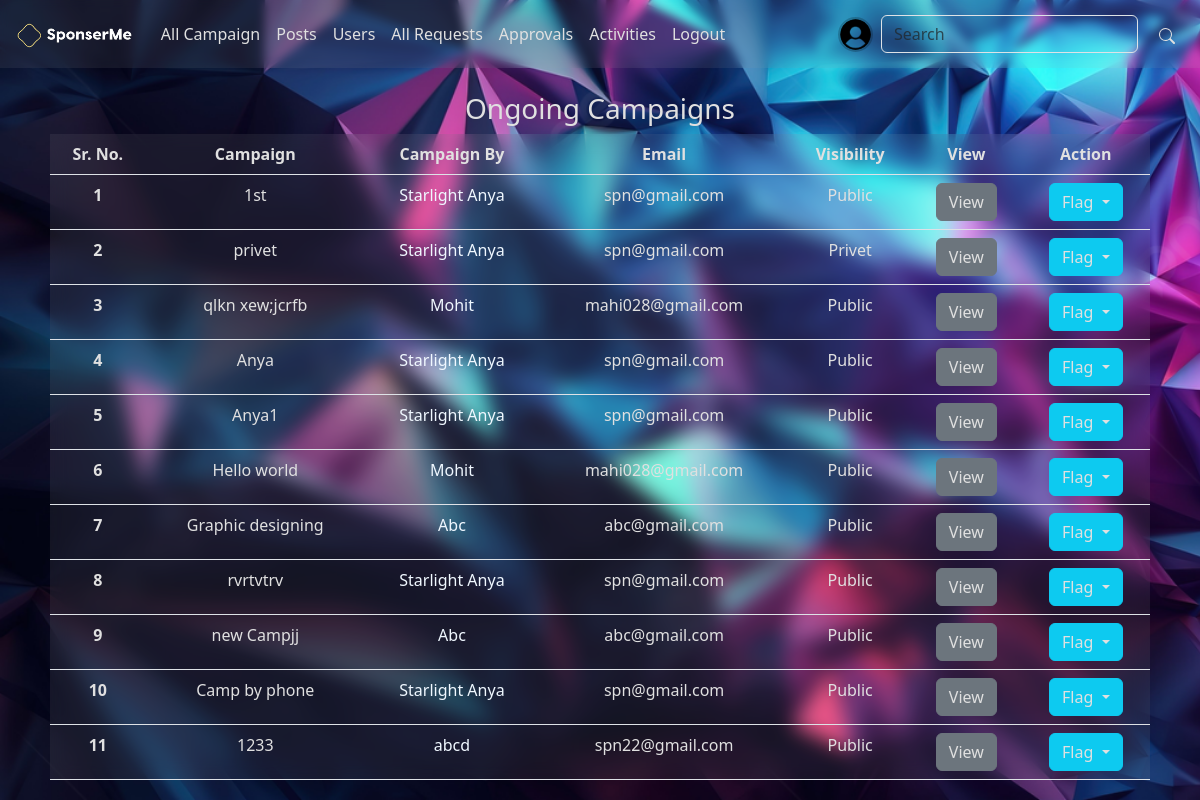
The app's page /admin/dashboard (signed in) with its own data.
### application/modals.py (models this page shows, shortened)
class User(db.Model, UserMixin):
    user_id = db.Column(db.Integer, autoincrement = True, primary_key=True)
    email = db.Column(db.String(255), unique=True)
    password = db.Column(db.String, nullable=False)
    active_flag = db.Column(db.Boolean, default = False, nullable = False)
    profile = db.Column(db.String, nullable = True, default = 'user.png')
    flag = db.Column(db.Boolean, nullable = False, default = False)
    flag_reason = db.Column(db.String, nullable = True)
    wallet_balance = db.Column(db.Integer, nullable = False, default = 0)

class Campaign(db.Model):
    campaign_id = db.Column(db.Integer, primary_key=True, autoincrement = True)
    campaign_by = db.Column(db.Integer, db.ForeignKey("sponser.sponser_id"), nullable = False)
    campaign_name = db.Column(db.String, unique=True)
    desc = db.Column(db.String, nullable=False)
    requirements = db.Column(db.String, nullable=False)
    start_date = db.Column(db.DateTime, nullable=False, default = datetime.utcnow())
    end_date = db.Column(db.DateTime, nullable=False)
    budget = db.Column(db.Integer, nullable=True)
    visibility = db.Column(db.Boolean)
    goals = db.Column(db.String, nullable=True)
    image_path = db.Column(db.String, nullable=True, default = 'user.png')
    flag = db.Column(db.Boolean, nullable = False, default = False)
    flag_reason = db.Column(db.String, nullable = True)
    category = db.Column(db.String)
    sponser = db.relationship('Sponser', backref = db.backref('campaigns', cascade = "all, delete-orphan"))

class Sponser(db.Model):
    sponser_id = db.Column(db.Integer, db.ForeignKey('user.user_id'), primary_key=True)
    company_name = db.Column(db.String, nullable = False)
    industry = db.Column(db.String, nullable = False)
    budget = db.Column(db.Integer, nullable = False)
    about = db.Column(db.String, nullable = True)
    user = db.relationship('User', backref=db.backref('sponsers', cascade="all, delete-orphan"))

### application/controllers/admin.py (the view)
@admin.route('/dashboard')
@login_required
def admin_dashboard():
    if not is_admin(current_user.user_id):
        raise UserError(401, "Not Authorised")
    roles = user_roles(current_user.user_id)
    camps = Campaign.query.all()
    return render_template('admin/admin_dash.html', page = 'Admin-Dashboard', roles = roles, camps = camps)

### application/form.py
class SeachForm(FlaskForm):
    search = StringField('Search for: ')
    submit = SubmitField()

### app.py (called while the page is built)
@app.context_processor
def base():
    from application.form import SeachForm
    form = SeachForm()
    return dict(search_form = form)

### application/controllers/auth.py (called while the page is built)
@login_manager.user_loader
def load_user(user_id):
    return User.query.get(int(user_id))

### application/get_roles.py (called while the page is built)
def user_roles(user_id):
    roles = UserRoles.query.filter_by(user_id = user_id).all()
    available_roles = {1: 'Admin', 2: 'Influencer', 3: 'Sponser'}
    user_roles = [available_roles[role.role_id] for role in roles]
    return user_roles

def is_admin(user_id):
    if 'Admin' in user_roles(user_id):
        return True
    return False

### application/templates/admin/admin_dash.html (shortened to what this page needs)
{% extends 'base.html' %}
{% block content %}
<center>
    <h3>Ongoing Campaigns</h3>
    <div class="contatiner" style="max-width: 1100px;">
    <table class="table " style="text-align: center;">
        <thead >
        <tr>
            <th scope="col">Sr. No.</th>
            <th scope="col">Campaign</th>
            <th scope="col">Campaign By</th>
            <th scope="col">Email</th>
            <th scope="col">Visibility</th>
            <th scope="col">View</th>
            <th scope="col">Action</th>
        </tr>
        </thead>
        <tbody>
        {% for camp in camps%}
        <tr>
            <th scope="row">{{loop.index}}</th>
            <td>{{camp.campaign_name}}</td>
            <td><a href="/get/{{camp.campaign_by}}" class="link-secondary link-offset-2 link-offset-3-hover link-underline link-underline-opacity-0 link-underline-opacity-75-hover">{{camp.sponser.company_name}}</a></td>
            <td>{{camp.sponser.user.email}}</td>
            <td>{% if camp.visibility%}Public{%else%}Privet{%endif%}</td>
            <td><a href="/view/{{camp.campaign_id}}" class="btn btn-secondary">View</a></td>
            <td>
                {%if camp.flag %}
                    <div id="flag_cont{{camp.campaign_id}}">
                        <button type="button" class="btn btn-danger" id="camp{{camp.campaign_id}}" onclick="flag_camp('{{camp.campaign_id}}', 'none')">Un-Flag</button>
                    </div>
                {%else%}
                    <div id="flag_cont{{camp.campaign_id}}">
                        <div class="btn-group">
                            <button type="button" class="btn btn-info dropdown-toggle" data-bs-toggle="dropdown" aria-expanded="false">
                                <span id="camp{{camp.campaign_id}}">Flag</span>
                            </button>
                        </div>
                    </div>
                {%endif%}
            </td>
        </tr>
        {%endfor%}
        </tbody>
    </table>
    </div>
</center>
{%endblock%}

### application/templates/navbar.html (shortened to what this page needs)
<nav class="navbar navbar-expand-lg sticky-sm-top" style="background-color: rgba(179, 179, 179, .1); backdrop-filter: blur(5px);">
  <div class="container-fluid">
    {% if page in ['Admin Login', 'login', 'Admin Registeration', 'register', 'Welcome'] %}
      <a class="navbar-brand" href="{{url_for('home.landing_page')}}">
        <img src="/st/img/logo-transperent-white.png" alt="Logo" height="30" class="d-inline-block align-text-top">
      </a>
      <div class="collapse navbar-collapse" id="navbarSupportedContent" >
        <ul class="navbar-nav me-auto mb-2 mb-lg-0">
          <li class="nav-item">
            <a class="nav-link" href="{{url_for('user_auth.adminLogin')}}">Admin? Login here</a>
          </li>
        </ul>
      </div>
    {%else%}
      <a class="navbar-brand" href="{{url_for('home.dashboard')}}">
        <img src="/st/img/logo-transperent-white.png" alt="Logo" height="30" class="d-inline-block align-text-top">
      </a>
    {%endif%}
    {% if page not in ['Admin Login', 'login', 'Admin Registeration', 'register', 'Welcome'] %}
    <div class="collapse navbar-collapse" id="navbarSupportedContent" >
      <ul class="navbar-nav me-auto mb-2 mb-lg-0">
        {%if 'Admin' in roles%}
          <li class="nav-item">
            <a class="nav-link" href="{{url_for('admin.admin_dashboard')}}">All Campaign</a>
          </li>
          <li class="nav-item">
            <a class="nav-link" href="{{url_for('admin.posts')}}">Posts</a>
          </li>
          <li class="nav-item">
            <a class="nav-link" href="{{url_for('admin.users')}}">Users</a>
          </li>
          <li class="nav-item">
            <a class="nav-link" href="{{url_for('admin.requests')}}">All Requests</a>
          </li>
          <li class="nav-item">
            <a class="nav-link" href="{{url_for('admin.approvals')}}">Approvals</a>
          </li>
          <li class="nav-item">
            <a class="nav-link" href="{{url_for('admin.activities')}}">Activities</a>
          </li>
          {%endif%}
          <li class="nav-item">
            <a class="nav-link" href="{{url_for('user_auth.logout')}}">Logout</a>
          </li>
        </ul>
      <ul class="navbar-nav ">
        <li class="nav-item">
          <a class="nav-link" href="/get/{{current_user.user_id}}"><img src="/st/uploads/{{current_user.profile}}" alt="Profile" height="35" width="35" style="border-radius: 50%; border: 2px solid rgba(0,0,0,.2); object-fit: cover;" class="d-inline-block align-text-top"></a>
        </li>
      </ul>
      <form class="d-flex" role="search" method="post" action="{{url_for('home.search')}}">
        <input class="form-control me-2" type="search" placeholder="Search" name="search" aria-label="Search">
        <button class="btn" name="submit"><svg xmlns="http://www.w3.org/2000/svg" width="16" height="16" fill="currentColor" class="bi bi-search" viewBox="0 0 16 16"><path d="M11.742 10.344a6.5 6.5 0 1 0-1.397 1.398h-.001q.044.06.098.115l3.85 3.85a1 1 0 0 0 1.415-1.414l-3.85-3.85a1 1 0 0 0-.115-.1zM12 6.5a5.5 5.5 0 1 1-11 0 5.5 5.5 0 0 1 11 0"/></svg></button>
      </form>
    </div>
    {%endif%}
  </div>
</nav>

### application/static/css/base.css (style rules this page uses)
.table { --bs-table-bg: rgba(179, 179, 179, .1) !important; backdrop-filter: blur(10px); }
* { box-sizing: border-box; color: #E0E0E0 !important; user-select: none; }
.link-secondary { color: aliceblue !important; }
.form-control { background: none; }

### records on screen
User: profile (placeholder picture)
Campaign: campaign_name "1st", sponser.company_name "Starlight Anya", sponser.user.email "spn@gmail.com", visibility "Public"
Campaign: campaign_name "privet", sponser.company_name "Starlight Anya", sponser.user.email "spn@gmail.com", visibility "Privet"
Campaign: campaign_name "qlkn xew;jcrfb", sponser.company_name "Mohit", sponser.user.email "mahi028@gmail.com", visibility "Public"
Campaign: campaign_name "Anya", sponser.company_name "Starlight Anya", sponser.user.email "spn@gmail.com", visibility "Public"
Campaign: campaign_name "Anya1", sponser.company_name "Starlight Anya", sponser.user.email "spn@gmail.com", visibility "Public"
Campaign: campaign_name "Hello world", sponser.company_name "Mohit", sponser.user.email "mahi028@gmail.com", visibility "Public"
Campaign: campaign_name "Graphic designing", sponser.company_name "Abc", sponser.user.email "abc@gmail.com", visibility "Public"
Campaign: campaign_name "rvrtvtrv", sponser.company_name "Starlight Anya", sponser.user.email "spn@gmail.com", visibility "Public"
Campaign: campaign_name "new Campjj", sponser.company_name "Abc", sponser.user.email "abc@gmail.com", visibility "Public"
Campaign: campaign_name "Camp by phone", sponser.company_name "Starlight Anya", sponser.user.email "spn@gmail.com", visibility "Public"
Campaign: campaign_name "1233", sponser.company_name "abcd", sponser.user.email "spn22@gmail.com", visibility "Public"
